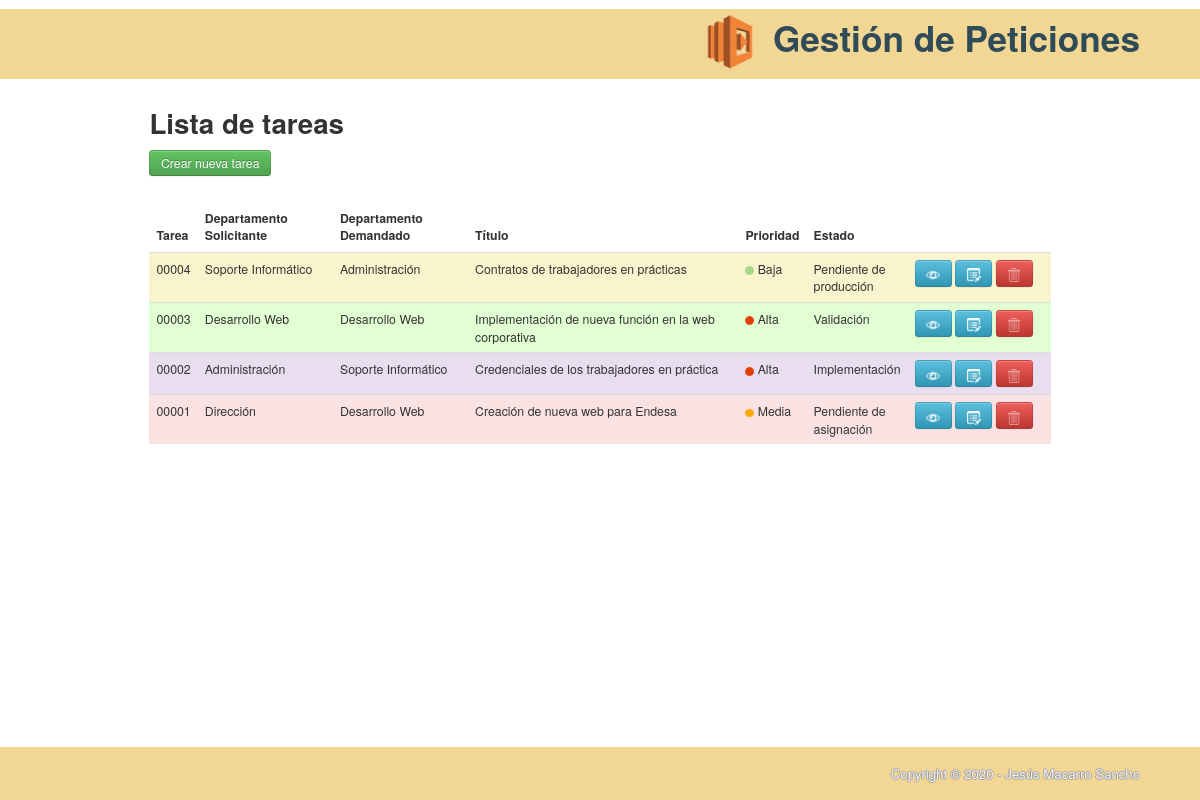
The page / on the database its author committed.
### tables this page shows
CREATE TABLE `tareas`(
    `id_tarea` INT(5) NOT NULL AUTO_INCREMENT COMMENT 'Identificador de la tarea.',
    `dpto_solicitante` TINYINT NOT NULL COMMENT 'Departamento que solicita la tarea.',
    `dpto_demandado` TINYINT NOT NULL COMMENT 'Departamento al que se le demanda la tarea.',
    `titulo_tarea` VARCHAR(200) NOT NULL COMMENT 'Título de la tarea.',
    `descripcion_tarea` TEXT NOT NULL COMMENT 'Descripción de la tarea.',
    `prioridad_tarea` TINYINT NOT NULL COMMENT 'Prioridad para la realización de la tarea.',
    `estado_tarea` TINYINT NOT NULL COMMENT 'Estado en el que se encuentra la tarea.',
    PRIMARY KEY(`id_tarea`)
);

CREATE TABLE `departamentos`(
    `id_dpto` TINYINT NOT NULL COMMENT 'Identificador del departamento.',
    `nombre_dpto` VARCHAR(20) NOT NULL COMMENT 'Nombre del departamento.',
    PRIMARY KEY(`id_dpto`)
);

CREATE TABLE `prioridades`(
    `id_prioridad` TINYINT NOT NULL COMMENT 'Identificador de la prioridad.',
    `descripcion_prioridad` VARCHAR(50) NOT NULL COMMENT 'Descripción de la prioridad.',
    PRIMARY KEY(`id_prioridad`)
);

CREATE TABLE `estados`(
    `id_estado` TINYINT NOT NULL COMMENT 'Identificador del estado.',
    `descripcion_estado` VARCHAR (50) NOT NULL COMMENT 'Descripción del estado.',
    PRIMARY KEY(`id_estado`)
);

### application/controllers/Tareas.php (called while the page is built, shortened)
<?php
class Tareas extends CI_Controller {
    public function index () {
        $data = array ();
        $this -> load -> model ('extended_model');
        $data['tareas'] = $this -> extended_model-> obtener_tareas_completas ();
        $this -> load -> view ('tareas/header');
        $this -> load -> view ('tareas/index', $data);
        $this -> load -> view ('tareas/footer');
    }
}

### index.php (called while the page is built, shortened)
<?php
require_once BASEPATH.'core/CodeIgniter.php';

### application/models/Extended_model.php (called while the page is built, shortened)
<?php
class Extended_model extends CI_Model {
  public function obtener_tareas_completas () {
    $this -> db -> select ('id_tarea, dpto_solicitante, dpto_demandado, titulo_tarea, descripcion_tarea, prioridad_tarea, estado_tarea, id_prioridad, descripcion_prioridad, sol.id_dpto, sol.nombre_dpto dpto_sol, dem.id_dpto, dem.nombre_dpto dpto_dem, id_estado, descripcion_estado');
    $this -> db -> from ('tareas');
    $this -> db -> join ('prioridades', 'prioridad_tarea = id_prioridad');
    $this -> db -> join ('departamentos sol', 'dpto_solicitante = sol.id_dpto');
    $this -> db -> join ('departamentos dem', 'dpto_demandado = dem.id_dpto');
    $this -> db -> join ('estados', 'estado_tarea = id_estado');
    $this -> db -> order_by ('id_tarea', 'desc');
    $consulta = $this -> db -> get ();
    $resultado = $consulta -> result ();
    return $resultado;
  }
}

### application/views/tareas/index.php (the view, shortened to what this page needs)
<h2> Lista de tareas </h2>
<p> <a class="btn btn-success" href="<?php echo base_url () ?>tareas/guardar" title="Nueva tarea"> Crear nueva tarea </a> </p><br>
<?php if (count ($tareas)): ?>
    <table class="table tableborder">
        <thead>
        <tr>
            <th> Tarea </th>
            <th> Departamento Solicitante </th>
            <th> Departamento Demandado </th>
            <th> Título </th>
            <th> Prioridad </th>
            <th> Estado </th>
            <th> &nbsp; </th>
        </tr>
        </thead>
        <tbody>
        <?php foreach ($tareas as $item): ?>
            <tr class=<?php echo lcfirst(str_replace(array(" ", "ó"),array ("", "o"), $item -> descripcion_estado))?> >
                <td style="width: 5%"> <?php echo str_pad ($item -> id_tarea, 5, "0", STR_PAD_LEFT);  ?> </td>
                <td style="width: 15%"> <?php echo $item -> dpto_sol ?> </td>
                <td style="width: 15%"> <?php echo $item -> dpto_dem ?> </td>
                <td style="width: 30%"> <?php echo $item -> titulo_tarea ?> </td>
                <td style="width: 5%"><img src="<?=base_url()?>png/<?php echo $item -> descripcion_prioridad?>.png" /> <?php echo $item -> descripcion_prioridad?> </td>
                <td style="width: 10%"> <?php echo $item -> descripcion_estado?> </td>
                <td>
                    <a class="btn btn-info" href="<?php echo base_url () ?>tareas/ver/<?php echo $item -> id_tarea ?>" title="Ver detalles" ><img src="<?php echo base_url () ?>png/eye.png"> </a>
                    <a class="btn btn-info" href="<?php echo base_url () ?>tareas/guardar/<?php echo $item -> id_tarea ?>" title="Editar tarea"><img src="<?php echo base_url () ?>png/edit.png"> </a>
                    <a class="btn btn-danger eliminar_informe" href="<?php echo base_url () ?>tareas/eliminar/<?php echo $item -> id_tarea ?>" title="Eliminar tarea"><img src="<?php echo base_url () ?>png/trash.png"> </a>
                </td>
            </tr>
        <?php endforeach; ?>
        </tbody>
    </table>
<?php else: ?>
    <p> No hay tareas </p>
<?php endif; ?>

### application/views/tareas/header.php (shortened to what this page needs)
<!DOCTYPE html>
<html lang="es">
 <head>
    <link type="text/css" href="<?php echo base_url() ?>css/bootstrap.css" rel="stylesheet" />
 </head>
 <body>
   <div class="headerblock">
      <h1><img src="<?=base_url()?>png/logo.png" class="logo" alt="logo gestión de peticiones" /> Gestión de Peticiones </h1>
   </div>
   <br>
   <div class="container">

### application/views/tareas/footer.php
    </div>
    <div class="footerblock"><footer><br> Copyright &copy; <?php echo  date("Y") ?> -   Jesús Macarro Sancho </footer></div>
 </body>
</html>

### rows shown on the page
tareas: id_tarea "00004", dpto_solicitante.nombre_dpto "Soporte Informático", dpto_demandado.nombre_dpto "Administración", titulo_tarea "Contratos de trabajadores en prácticas", prioridad_tarea.descripcion_prioridad (picture), prioridad_tarea.descripcion_prioridad "Baja", estado_tarea.descripcion_estado "Pendiente de producción"
tareas: id_tarea "00003", dpto_demandado.nombre_dpto "Desarrollo Web", titulo_tarea "Implementación de nueva función en la web corporativa", prioridad_tarea.descripcion_prioridad (picture), prioridad_tarea.descripcion_prioridad "Alta", estado_tarea.descripcion_estado "Validación"
tareas: id_tarea "00002", dpto_solicitante.nombre_dpto "Administración", dpto_demandado.nombre_dpto "Soporte Informático", titulo_tarea "Credenciales de los trabajadores en práctica", prioridad_tarea.descripcion_prioridad (picture), prioridad_tarea.descripcion_prioridad "Alta", estado_tarea.descripcion_estado "Implementación"
tareas: id_tarea "00001", dpto_solicitante.nombre_dpto "Dirección", dpto_demandado.nombre_dpto "Desarrollo Web", titulo_tarea "Creación de nueva web para Endesa", prioridad_tarea.descripcion_prioridad (picture), prioridad_tarea.descripcion_prioridad "Media", estado_tarea.descripcion_estado "Pendiente de asignación"
